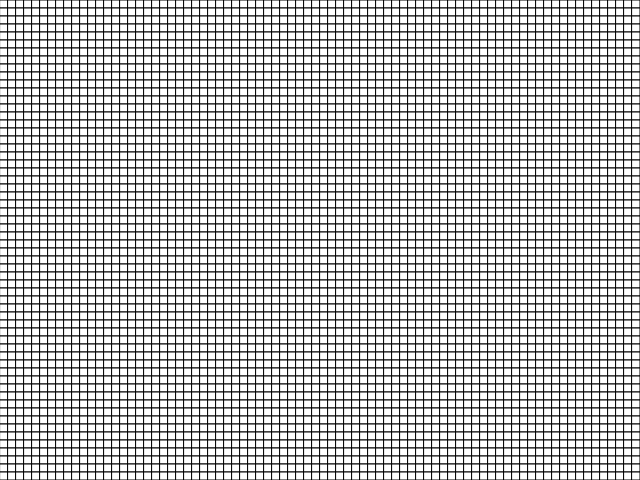
Frame 1 (no input)
Frame 60 (no input): identical to frame 1, image omitted
Frame 120 (the mouse pressed at the canvas centre since frame 60): identical to frame 1, image omitted

The p5.js sketch that drew this single still picture (run headless with seeded random() and noise() and a simulated clock; from frame 60 on, the mouse is pressed at the canvas centre):

// p5.js sketch
// ── sketch.js
// Learning Processing
// Daniel Shiffman
// http://www.learningprocessing.com

// Example 16-6: Drawing a grid of squares

// Size of each cell in the grid, ratio of window size to video size
// 80 * 8 = 640
// 60 * 8 = 480
var videoScale = 8;

// Number of columns and rows in our system
var cols, rows;

function setup() {
  createCanvas(640, 480);

  // Initialize columns and rows
  cols = width/videoScale;
  rows = height/videoScale;
}

function draw() {

  // Begin loop for columns
  for (var i = 0; i < cols; i++) {
    // Begin loop for rows
    for (var j = 0; j < rows; j++) {

      // Scaling up to draw a rectangle at (x,y)
      var x = i*videoScale;
      var y = j*videoScale;
      fill(255);
      stroke(0);
      // For every column and row, a rectangle is drawn at an (x,y) location scaled and sized by videoScale.
      rect(x, y, videoScale, videoScale);
    }
  }
}
